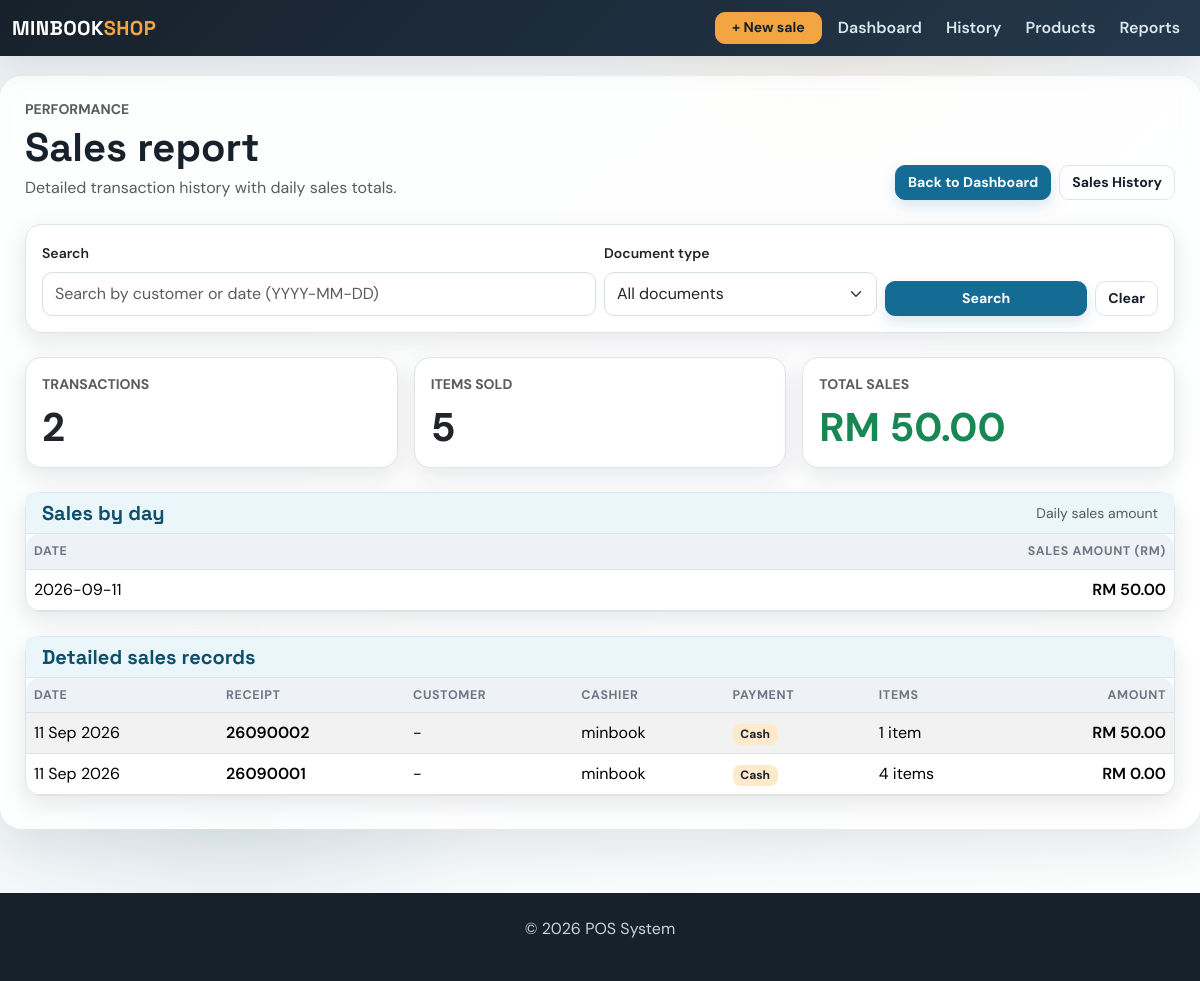
The app's page /sales/records, older data.
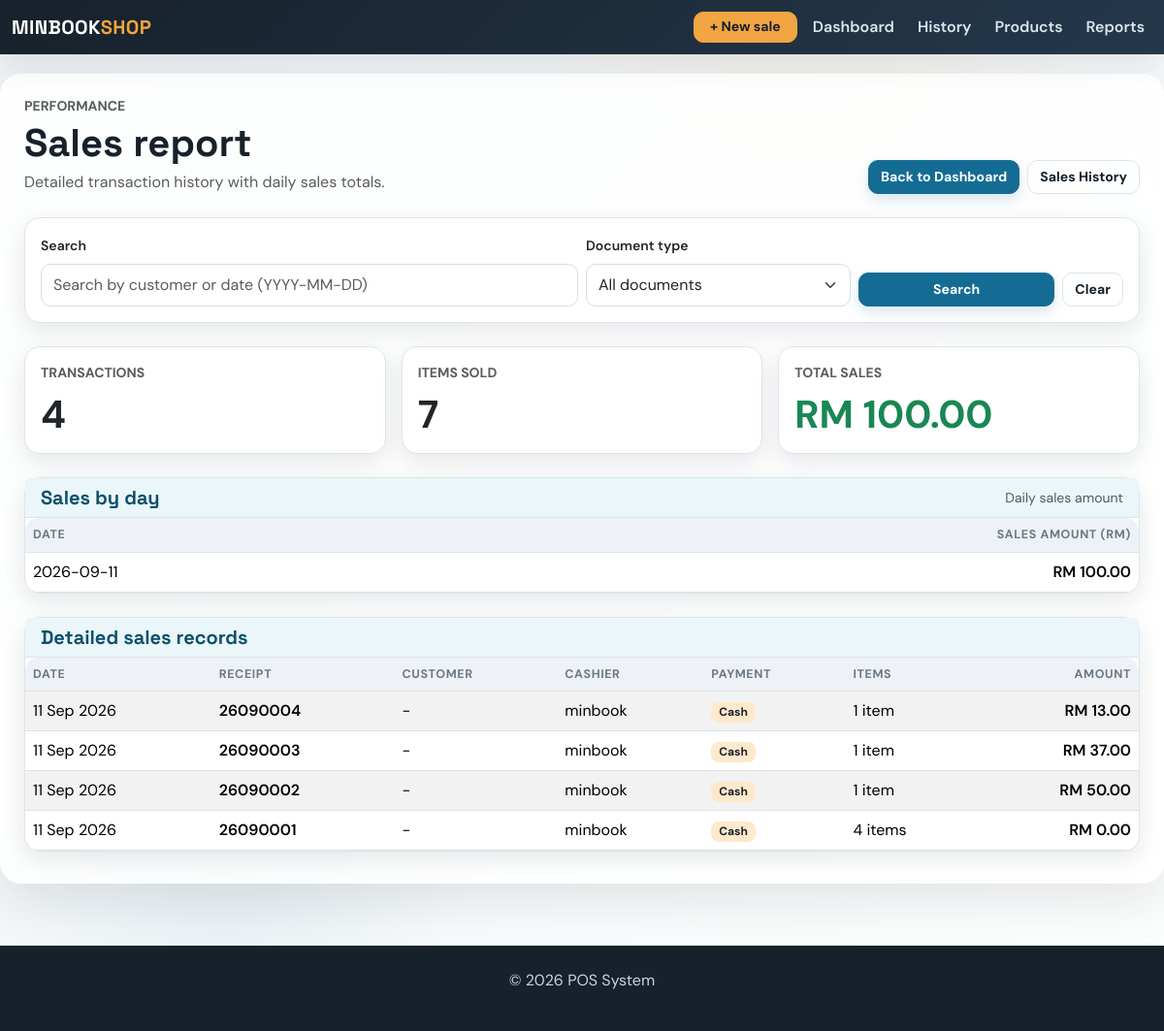
The same page, newer data.
### app/models.py (models this page shows, shortened)
class Sale(db.Model):
    id = db.Column(db.Integer, primary_key=True)
    amount = db.Column(db.Float, nullable=False)
    date = db.Column(db.Date, default=datetime.utcnow)
    user_id = db.Column(db.Integer, db.ForeignKey('user.id'), nullable=False)  # ForeignKey to User
    user = db.relationship('User', backref=db.backref('sales', lazy=True))  # Relationship with User
    product_id = db.Column(db.Integer, db.ForeignKey('product.id'), nullable=True)  # Legacy first product
    product = db.relationship('Product', backref=db.backref('sales', lazy=True))  # Relationship with Product
    quantity = db.Column(db.Integer, nullable=True)  # Legacy total quantity
    payment_method = db.Column(db.String(20), nullable=False, default='Cash')
    customer_name = db.Column(db.String(120), nullable=True)
    document_type = db.Column(db.String(20), nullable=False, default='receipt')
    discount = db.Column(db.Float, nullable=False, default=0.00)
    deposit = db.Column(db.Float, nullable=False, default=0.00)
    items = db.relationship('SaleItem', back_populates='sale', cascade='all, delete-orphan')

class User(db.Model):
    id = db.Column(db.Integer, primary_key=True)
    username = db.Column(db.String(100), unique=True, nullable=False)
    email = db.Column(db.String(120), unique=True, nullable=False)
    password = db.Column(db.String(200), nullable=False)
    role = db.Column(db.String(50), default='cashier')  # can be admin, manager, cashier

### app/routes.py (the view)
@main.route('/sales/records')
def sales_records():
    search_term = (request.args.get('search', '') or '').strip()
    selected_document_type = (request.args.get('document_type', '') or '').lower().strip()
    if selected_document_type not in {'receipt', 'invoice', ''}:
        selected_document_type = ''
    sales_query = Sale.query.order_by(Sale.date.desc(), Sale.id.desc())
    if selected_document_type:
        sales_query = sales_query.filter(Sale.document_type == selected_document_type)
    if search_term:
        try:
            parsed_date = datetime.strptime(search_term, '%Y-%m-%d').date()
            sales_query = sales_query.filter(Sale.date == parsed_date)
        except ValueError:
            sales_query = sales_query.filter(Sale.customer_name.ilike(f'%{search_term}%'))
    sales = sales_query.all()
    total_amount = round(sum(sale.amount for sale in sales), 2)
    total_items = sum(sum(item.quantity for item in sale.items) for sale in sales)
    daily_totals = {}
    for sale in sales:
        daily_key = sale.date.isoformat()
        daily_totals[daily_key] = round(daily_totals.get(daily_key, 0) + sale.amount, 2)
    daily_sales = [
        {'date': day, 'amount': round(amount, 2)}
        for day, amount in sorted(daily_totals.items(), key=lambda item: item[0], reverse=True)
    ]
    return render_template(
        'sales_records.html',
        sales=sales,
        search_term=search_term,
        total_sales=total_amount,
        total_transactions=len(sales),
        total_items=total_items,
        daily_sales=daily_sales,
        selected_document_type=selected_document_type,
    )

### app/routes.py (called while the page is built)
@main.app_context_processor
def inject_now():
    return {'current_year': datetime.now().year}

### app/templates/sales_records.html (shortened to what the changed rows need)
{% extends 'base.html' %}
{% block content %}
<div class="d-flex flex-wrap justify-content-between align-items-end gap-3 mb-4">
    <div>
        <h1 class="mb-1">Sales report</h1>
    </div>
</div>
<div class="row g-3 mb-4">
    <div class="col-md-4">
        <div class="card h-100">
            <div class="card-body">
                <div class="text-uppercase text-muted small fw-bold">Transactions</div>
                <div class="display-6 fw-bold mt-2">{{ total_transactions }}</div>
            </div>
        </div>
    </div>
    <div class="col-md-4">
        <div class="card h-100">
            <div class="card-body">
                <div class="text-uppercase text-muted small fw-bold">Items Sold</div>
                <div class="display-6 fw-bold mt-2">{{ total_items }}</div>
            </div>
        </div>
    </div>
    <div class="col-md-4">
        <div class="card h-100">
            <div class="card-body">
                <div class="text-uppercase text-muted small fw-bold">Total Sales</div>
                <div class="display-6 fw-bold mt-2 text-success">RM {{ '{:,.2f}'.format(total_sales) }}</div>
            </div>
        </div>
    </div>
</div>
<div class="card mb-4">
    <div class="table-responsive">
        <table class="table mb-0">
            <thead>
                <tr>
                    <th>Date</th>
                    <th class="text-end">Sales Amount (RM)</th>
                </tr>
            </thead>
            <tbody>
                {% for day in daily_sales %}
                <tr>
                    <td>{{ day.date }}</td>
                    <td class="text-end fw-semibold">RM {{ '{:,.2f}'.format(day.amount) }}</td>
                </tr>
                {% else %}
                <tr>
                    <td colspan="2" class="text-center text-muted py-4">No daily sales found.</td>
                </tr>
                {% endfor %}
            </tbody>
        </table>
    </div>
</div>
<div class="card">
    <div class="table-responsive">
        <table class="table table-striped mb-0 align-middle">
            <thead>
                <tr>
                    <th>Date</th>
                    <th>{{ 'Invoice' if selected_document_type == 'invoice' else 'Receipt' }}</th>
                    <th>Customer</th>
                    <th>Cashier</th>
                    <th>Payment</th>
                    <th>Items</th>
                    <th class="text-end">Amount</th>
                </tr>
            </thead>
            <tbody>
                {% for sale in sales %}
                <tr>
                    <td>{{ sale.date.strftime('%d %b %Y') }}</td>
                    <td class="fw-semibold">{% if sale.document_type == 'invoice' %}{{ sale.date.strftime('%y%m') }}{{ '%04d'|format(sale.id) }}{% else %}{{ sale.date.strftime('%y%m') }}{{ '%04d'|format(sale.id) }}{% endif %}</td>
                    <td>{{ sale.customer_name or '-' }}</td>
                    <td>{{ sale.user.username if sale.user else '-' }}</td>
                    <td><span class="badge text-bg-light">{{ sale.payment_method }}</span></td>
                    <td>{{ sale.items|length }} item{{ 's' if sale.items|length != 1 else '' }}</td>
                    <td class="text-end fw-semibold">RM {{ '{:,.2f}'.format(sale.amount) }}</td>
                </tr>
                {% else %}
                <tr>
                    <td colspan="7" class="text-center text-muted py-4">No records found.</td>
                </tr>
                {% endfor %}
            </tbody>
        </table>
    </div>
</div>
{% endblock %}

Row changes from the older to the newer data that the page shows:
added Sale: date "11 Sep 2026", date "2609", id "0004", customer_name "-", user "minbook", payment_method "Cash", items|length "1", amount "13.00"
added Sale: date "11 Sep 2026", date "2609", id "0003", customer_name "-", user "minbook", payment_method "Cash", items|length "1", amount "37.00"
Text that changed along with them:
{{ total_transactions }}: "2" → "4"
{{ total_items }}: "5" → "7"
{{ '{:,.2f}'.format(total_sales) }}: "50.00" → "100.00"
new list line: "2026-09-11 RM 100.00"
list line gone: "2026-09-11 RM 50.00"
